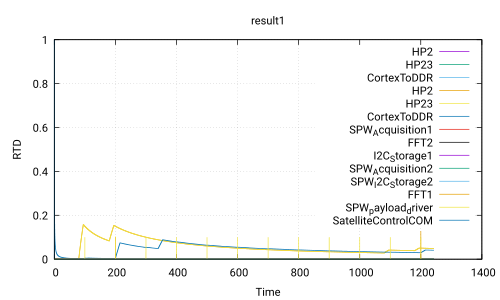

Here is the gnuplot script that generated this plot:
 set title 'result1'
 set ylabel 'RTD'
 set xlabel 'Time'
 set grid
 set term pdf
 set output 'Use_case_DoubleCamera_noSafety.ATIPPIC0.executable340.0_100.0.pdf'
 plot 'Use_case_DoubleCamera_noSafety.ATIPPIC0.executable340.0_100.0.csv' using 1:2 with lines title 'HP2','Use_case_DoubleCamera_noSafety.ATIPPIC0.executable340.0_100.0.csv' using 1:3 with lines title 'HP23','Use_case_DoubleCamera_noSafety.ATIPPIC0.executable340.0_100.0.csv' using 1:4 with lines title 'CortexToDDR','Use_case_DoubleCamera_noSafety.ATIPPIC0.executable340.0_100.0.csv' using 1:5 with lines title 'HP2','Use_case_DoubleCamera_noSafety.ATIPPIC0.executable340.0_100.0.csv' using 1:6 with lines title 'HP23','Use_case_DoubleCamera_noSafety.ATIPPIC0.executable340.0_100.0.csv' using 1:7 with lines title 'CortexToDDR','Use_case_DoubleCamera_noSafety.ATIPPIC0.executable340.0_100.0.csv' using 1:8 with lines title 'SPW_Acquisition1','Use_case_DoubleCamera_noSafety.ATIPPIC0.executable340.0_100.0.csv' using 1:9 with lines title 'FFT2','Use_case_DoubleCamera_noSafety.ATIPPIC0.executable340.0_100.0.csv' using 1:10 with lines title 'I2C_Storage1','Use_case_DoubleCamera_noSafety.ATIPPIC0.executable340.0_100.0.csv' using 1:11 with lines title 'SPW_Acquisition2','Use_case_DoubleCamera_noSafety.ATIPPIC0.executable340.0_100.0.csv' using 1:12 with lines title 'SPW_I2C_Storage2','Use_case_DoubleCamera_noSafety.ATIPPIC0.executable340.0_100.0.csv' using 1:13 with lines title 'FFT1','Use_case_DoubleCamera_noSafety.ATIPPIC0.executable340.0_100.0.csv' using 1:14 with lines title 'SPW_payload_driver','Use_case_DoubleCamera_noSafety.ATIPPIC0.executable340.0_100.0.csv' using 1:15 with lines title 'SatelliteControlCOM'
